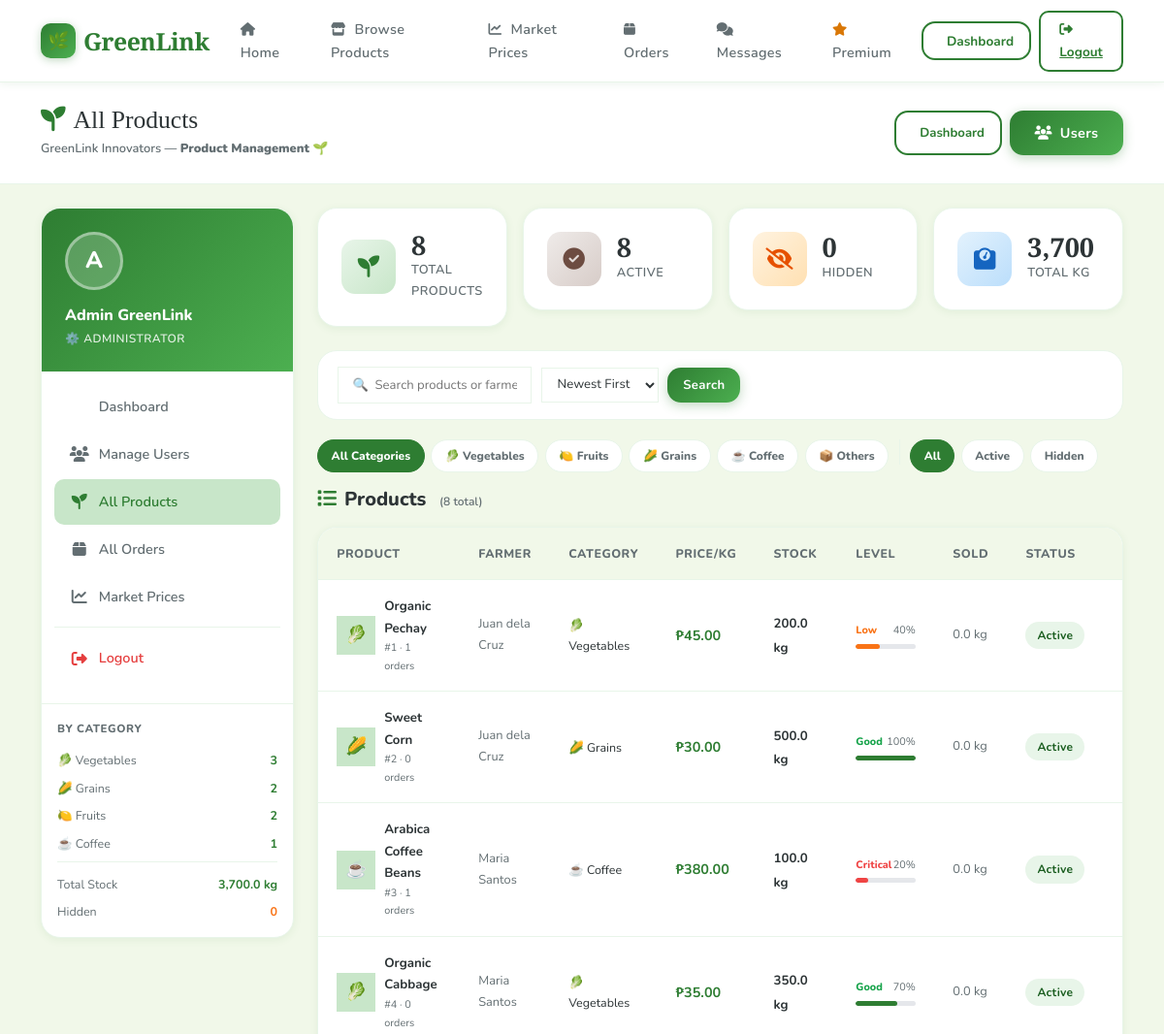
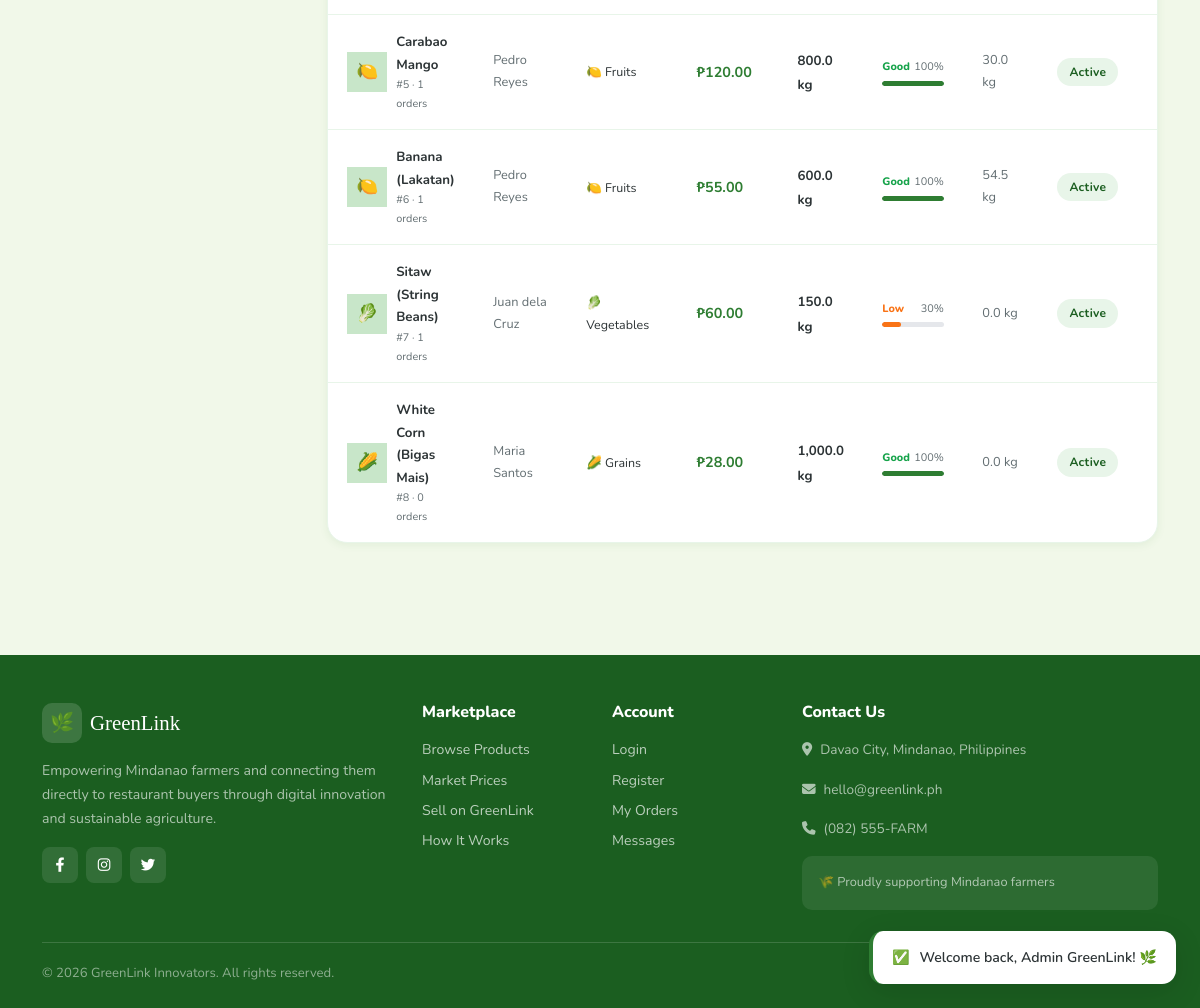
/admin/products.php (signed in), run on the app's committed database (2 pictures, top to bottom).
### tables this page shows
CREATE TABLE IF NOT EXISTS users (
    id INT AUTO_INCREMENT PRIMARY KEY,
    name VARCHAR(100) NOT NULL,
    email VARCHAR(150) UNIQUE NOT NULL,
    password VARCHAR(255) NOT NULL,
    role ENUM('farmer', 'buyer', 'admin') NOT NULL DEFAULT 'buyer',
    phone VARCHAR(20),
    location VARCHAR(150),
    profile_image VARCHAR(255) DEFAULT NULL,
    is_active TINYINT(1) DEFAULT 1,
    created_at TIMESTAMP DEFAULT CURRENT_TIMESTAMP,
    updated_at TIMESTAMP DEFAULT CURRENT_TIMESTAMP ON UPDATE CURRENT_TIMESTAMP
);

CREATE TABLE IF NOT EXISTS products (
    id INT AUTO_INCREMENT PRIMARY KEY,
    farmer_id INT NOT NULL,
    name VARCHAR(150) NOT NULL,
    description TEXT,
    category VARCHAR(80),
    price_per_kg DECIMAL(10,2) NOT NULL,
    stock_kg DECIMAL(10,2) NOT NULL,
    min_order_kg DECIMAL(10,2) DEFAULT 1.00,
    location VARCHAR(150),
    harvest_date DATE,
    image VARCHAR(255) DEFAULT NULL,
    is_organic TINYINT(1) DEFAULT 0,
    is_available TINYINT(1) DEFAULT 1,
    created_at TIMESTAMP DEFAULT CURRENT_TIMESTAMP,
    updated_at TIMESTAMP DEFAULT CURRENT_TIMESTAMP ON UPDATE CURRENT_TIMESTAMP,
    FOREIGN KEY (farmer_id) REFERENCES users(id) ON DELETE CASCADE
);

### config/database.php (called while the page is built, shortened)
<?php
function sanitize($input) {
    return htmlspecialchars(strip_tags(trim($input)), ENT_QUOTES, 'UTF-8');
}

### admin/products.php (the view, shortened to what this page needs)
<?php
require_once __DIR__ . '/../includes/header.php';
$pdo = getDBConnection();
$adminId = $_SESSION['user_id'];
$admin   = $pdo->prepare("SELECT * FROM users WHERE id = ?");
$admin->execute([$adminId]);
$admin   = $admin->fetch();
function userImgUrl(array $user): string|null {
    $photo = $user['profile_image'] ?? $user['profile_photo'] ?? null;
    if (empty($photo)) return null;
    $img = ltrim($photo, '/');
    return BASE_URL . '/' . htmlspecialchars($img) . '?v=' . time();
}
function productImgUrl(array $product): string|null {
    if (empty($product['image'])) return null;
    $img = ltrim($product['image'], '/');
    return BASE_URL . '/' . htmlspecialchars($img) . '?v=' . time();
}
$catFilter    = $_GET['category']     ?? 'all';
$availFilter  = $_GET['availability'] ?? 'all';
$searchFilter = trim($_GET['search']  ?? '');
$sortBy       = $_GET['sort']         ?? 'newest';
$page         = max(1, intval($_GET['page'] ?? 1));
$perPage      = 10;
$offset       = ($page - 1) * $perPage;
$where  = "WHERE 1=1";
$params = [];
$orderClause = match($sortBy) {
    'price_asc'  => 'p.price_per_kg ASC',
    'price_desc' => 'p.price_per_kg DESC',
    'stock_asc'  => 'p.stock_kg ASC',
    'stock_desc' => 'p.stock_kg DESC',
    'oldest'     => 'p.created_at ASC',
    default      => 'p.created_at DESC',
};
$countStmt = $pdo->prepare("SELECT COUNT(*) FROM products p JOIN users u ON p.farmer_id = u.id $where");
$countStmt->execute($params);
$totalCount = $countStmt->fetchColumn();
$stmt = $pdo->prepare("
    SELECT p.*, u.name as farmer_name,
           COALESCE((SELECT SUM(oi.quantity_kg) FROM order_items oi JOIN orders o ON oi.order_id=o.id WHERE oi.product_id=p.id AND o.status='completed'),0) as sold_kg,
           COALESCE((SELECT COUNT(DISTINCT o.id)  FROM order_items oi JOIN orders o ON oi.order_id=o.id WHERE oi.product_id=p.id),0) as order_count
    FROM products p
    JOIN users u ON p.farmer_id = u.id
    $where
    ORDER BY $orderClause
    LIMIT $perPage OFFSET $offset
");
$stmt->execute($params);
$products = $stmt->fetchAll();
$totalProducts     = $pdo->query("SELECT COUNT(*) FROM products")->fetchColumn();
$availableProducts = $pdo->query("SELECT COUNT(*) FROM products WHERE is_available=1")->fetchColumn();
$hiddenProducts    = $pdo->query("SELECT COUNT(*) FROM products WHERE is_available=0")->fetchColumn();
$totalStockKg      = $pdo->query("SELECT COALESCE(SUM(stock_kg),0) FROM products")->fetchColumn();
$catCounts = $pdo->query("SELECT category, COUNT(*) as cnt FROM products GROUP BY category ORDER BY cnt DESC")->fetchAll();
$catEmoji     = ['Vegetables'=>'🥬','Fruits'=>'🍋','Grains'=>'🌽','Coffee'=>'☕','Others'=>'📦'];
$categories   = ['Vegetables','Fruits','Grains','Coffee','Others'];
?>
<div style="background:var(--bg);min-height:100vh;padding-bottom:3rem;">
    <div class="page-header">
        <div class="container">
            <div class="d-flex align-items-center justify-content-between">
                <div>
                    <h1><i class="fa-solid fa-seedling text-green me-2"></i>All Products</h1>
                    <div class="page-breadcrumb">GreenLink Innovators — <strong>Product Management</strong> 🌱</div>
                </div>
                <div class="d-flex gap-2">
                    <a href="dashboard.php" class="btn-outline-green" style="padding:.45rem 1rem;font-size:.82rem;"><i class="fa-solid fa-grid-2"></i> Dashboard</a>
                    <a href="users.php" class="btn-green"><i class="fa-solid fa-users"></i> Users</a>
                </div>
            </div>
        </div>
    </div>
    <div class="container">
        <div class="row g-4">
            <div class="col-lg-3">
                <div class="gl-sidebar">
                    <div class="gl-sidebar-header">
                        <?php $adminImgUrl = userImgUrl($admin); ?>
                        <?php if ($adminImgUrl): ?>
                            <img src="<?= $adminImgUrl ?>" style="width:48px;height:48px;border-radius:50%;object-fit:cover;border:2px solid white;" alt="Profile"
                                 onerror="this.style.display='none';this.nextElementSibling.style.display='flex';">
                            <div class="user-avatar" style="display:none;">A</div>
                        <?php else: ?>
                            <div class="user-avatar">A</div>
                        <?php endif; ?>
                        <div class="user-name"><?= htmlspecialchars($admin['name']) ?></div>
                        <div class="user-role">⚙️ Administrator</div>
                    </div>
                    <nav class="gl-sidebar-nav">
                        <a href="dashboard.php"><i class="fa-solid fa-grid-2"></i> Dashboard</a>
                        <a href="users.php"><i class="fa-solid fa-users"></i> Manage Users</a>
                        <a href="products.php" class="active"><i class="fa-solid fa-seedling"></i> All Products</a>
                        <a href="orders.php"><i class="fa-solid fa-box"></i> All Orders</a>
                        <a href="<?= BASE_URL ?>/admin/marketprices.php"><i class="fa-solid fa-chart-line"></i> Market Prices</a>
                        <div class="nav-divider"></div>
                        <a href="../auth/logout.php" style="color:#E53E3E;"><i class="fa-solid fa-right-from-bracket"></i> Logout</a>
                    </nav>
                    <div style="padding:1rem;border-top:1px solid var(--border);margin-top:.5rem;">
                        <div style="font-size:.72rem;font-weight:800;color:var(--text-muted);text-transform:uppercase;letter-spacing:.05em;margin-bottom:.75rem;">By Category</div>
                        <?php foreach ($catCounts as $cc): ?>
                        <div class="cat-sidebar-item">
                            <span><?= ($catEmoji[$cc['category']] ?? '📦') . ' ' . htmlspecialchars($cc['category']) ?></span>
                            <strong><?= $cc['cnt'] ?></strong>
                        </div>
                        <?php endforeach; ?>
                        <div style="border-top:1px solid var(--border);margin-top:.5rem;padding-top:.75rem;">
                            <div style="display:flex;justify-content:space-between;margin-bottom:.4rem;">
                                <span style="font-size:.78rem;color:var(--text-muted);">Total Stock</span>
                                <strong style="font-size:.78rem;color:var(--primary);"><?= number_format($totalStockKg, 1) ?> kg</strong>
                            </div>
                            <div style="display:flex;justify-content:space-between;">
                                <span style="font-size:.78rem;color:var(--text-muted);">Hidden</span>
                                <strong style="font-size:.78rem;color:#f97316;"><?= $hiddenProducts ?></strong>
                            </div>
                        </div>
                    </div>
                </div>
            </div>
            <div class="col-lg-9">
                <div class="row g-3 mb-4">
                    <div class="col-sm-6 col-lg-3 fade-up fade-up-1">
                        <div class="stat-card">
                            <div class="stat-icon green"><i class="fa-solid fa-seedling"></i></div>
                            <div><div class="stat-value"><?= $totalProducts ?></div><div class="stat-label">Total Products</div></div>
                        </div>
                    </div>
                    <div class="col-sm-6 col-lg-3 fade-up fade-up-2">
                        <div class="stat-card">
                            <div class="stat-icon earth"><i class="fa-solid fa-circle-check"></i></div>
                            <div><div class="stat-value"><?= $availableProducts ?></div><div class="stat-label">Active</div></div>
                        </div>
                    </div>
                    <div class="col-sm-6 col-lg-3 fade-up fade-up-3">
                        <div class="stat-card">
                            <div class="stat-icon orange"><i class="fa-solid fa-eye-slash"></i></div>
                            <div><div class="stat-value"><?= $hiddenProducts ?></div><div class="stat-label">Hidden</div></div>
                        </div>
                    </div>
                    <div class="col-sm-6 col-lg-3 fade-up fade-up-4">
                        <div class="stat-card">
                            <div class="stat-icon blue"><i class="fa-solid fa-weight-scale"></i></div>
                            <div><div class="stat-value"><?= number_format($totalStockKg, 0) ?></div><div class="stat-label">Total kg</div></div>
                        </div>
                    </div>
                </div>
                <div class="filter-bar">
                    <form method="GET" style="display:flex;gap:.6rem;align-items:center;flex-wrap:wrap;flex:1;">
                        <input type="text" name="search" placeholder="🔍  Search products or farmers…" value="<?= htmlspecialchars($searchFilter) ?>">
                        <select name="sort" onchange="this.form.submit()">
                            <option value="newest"     <?= $sortBy==='newest'    ?'selected':'' ?>>Newest First</option>
                        </select>
                        <button type="submit" class="btn-green" style="padding:.42rem 1rem;font-size:.82rem;">Search</button>
                    </form>
                </div>
                <div style="display:flex;gap:.4rem;flex-wrap:wrap;margin-bottom:1rem;">
                    <a href="?category=all&availability=<?= $availFilter ?>&search=<?= urlencode($searchFilter) ?>&sort=<?= $sortBy ?>"
                       class="filter-pill <?= $catFilter==='all'?'active':'' ?>">All Categories</a>
                    <?php foreach ($categories as $cat): ?>
                    <a href="?category=<?= urlencode($cat) ?>&availability=<?= $availFilter ?>&search=<?= urlencode($searchFilter) ?>&sort=<?= $sortBy ?>"
                       class="filter-pill <?= $catFilter===$cat?'active':'' ?>"><?= $catEmoji[$cat]??'📦' ?> <?= $cat ?></a>
                    <?php endforeach; ?>
                    <a href="?availability=all&category=<?= $catFilter ?>&search=<?= urlencode($searchFilter) ?>&sort=<?= $sortBy ?>"
                       class="filter-pill <?= $availFilter==='all'?'active':'' ?>">All</a>
                    <a href="?availability=active&category=<?= $catFilter ?>&search=<?= urlencode($searchFilter) ?>&sort=<?= $sortBy ?>"
                       class="filter-pill <?= $availFilter==='active'?'active':'' ?>">Active</a>
                    <a href="?availability=hidden&category=<?= $catFilter ?>&search=<?= urlencode($searchFilter) ?>&sort=<?= $sortBy ?>"
                       class="filter-pill <?= $availFilter==='hidden'?'active':'' ?>">Hidden</a>
                </div>
                <div class="d-flex justify-content-between align-items-center mb-3">
                    <h5 style="font-weight:800;margin:0;"><i class="fa-solid fa-list text-green me-2"></i>Products
                        <span style="font-size:.75rem;color:var(--text-muted);font-weight:600;margin-left:.5rem;">(<?= $totalCount ?> total)</span>
                    </h5>
                </div>
                <div class="gl-table">
                    <table>
                        <thead>
                            <tr>
                                <th>Product</th>
                                <th>Farmer</th>
                                <th>Category</th>
                                <th>Price/kg</th>
                                <th>Stock</th>
                                <th>Level</th>
                                <th>Sold</th>
                                <th>Status</th>
                                <th>Actions</th>
                            </tr>
                        </thead>
                        <tbody>
                        <?php foreach ($products as $p):
                            $pct = min(100, ($p['stock_kg'] / 500) * 100);
                            $cls = $pct > 50 ? 'stk-good' : ($pct > 20 ? 'stk-low' : 'stk-crit');
                            $lbl = $pct > 50 ? 'Good' : ($pct > 20 ? 'Low' : 'Critical');
                            $lcol= $pct > 50 ? '#16a34a' : ($pct > 20 ? '#f97316' : '#ef4444');
                        ?>
                        <tr>
                            <td>
                                <div style="display:flex;align-items:center;gap:9px;">
                                    <?php $pImgUrl = productImgUrl($p); ?>
                                    <?php if ($pImgUrl): ?>
                                        <img src="<?= $pImgUrl ?>" class="product-img" alt=""
                                             onerror="this.style.display='none';this.nextElementSibling.style.display='flex';">
                                        <div class="product-img" style="display:none;"><?= $catEmoji[$p['category']] ?? '📦' ?></div>
                                    <?php else: ?>
                                        <div class="product-img"><?= $catEmoji[$p['category']] ?? '📦' ?></div>
                                    <?php endif; ?>
                                    <div>
                                        <div style="font-weight:700;font-size:.83rem;"><?= sanitize($p['name']) ?></div>
                                        <div style="font-size:.68rem;color:var(--text-muted);">#<?= $p['id'] ?> · <?= $p['order_count'] ?> orders</div>
                                    </div>
                                </div>
                            </td>
                            <td style="font-size:.8rem;color:var(--text-muted);"><?= sanitize($p['farmer_name']) ?></td>
                            <td style="font-size:.78rem;"><?= $catEmoji[$p['category']]??'📦' ?> <?= $p['category'] ?></td>
                            <td><strong style="color:var(--primary);">₱<?= number_format($p['price_per_kg'],2) ?></strong></td>
                            <td><strong style="font-size:.83rem;"><?= number_format($p['stock_kg'],1) ?> kg</strong></td>
                            <td style="min-width:100px;">
                                <div style="display:flex;justify-content:space-between;margin-bottom:3px;">
                                    <span style="font-size:.68rem;color:<?= $lcol ?>;font-weight:800;"><?= $lbl ?></span>
                                    <span style="font-size:.68rem;color:var(--text-muted);"><?= round($pct) ?>%</span>
                                </div>
                                <div class="stk-bar"><div class="stk-fill <?= $cls ?>" style="width:<?= $pct ?>%;"></div></div>
                            </td>
                            <td style="font-size:.8rem;color:var(--text-muted);"><?= number_format($p['sold_kg'],1) ?> kg</td>
                            <td>
                                <span class="status-badge <?= $p['is_available']?'status-completed':'status-cancelled' ?>">
                                    <?= $p['is_available']?'Active':'Hidden' ?>
                                </span>
                            </td>
                            <td>
                            </td>
                        </tr>
                        <?php endforeach; ?>
                        </tbody>
                    </table>
                </div>
            </div>
        </div>
    </div>
</div>
<?php require_once __DIR__ . '/../includes/footer.php'; ?>

### data on the page
users: name "Admin GreenLink"
products: category "🥬", name "Organic Pechay", id "1", order_count "1", farmer.name "Juan dela Cruz", category "Vegetables", price_per_kg "45.00", stock_kg "200.0", stock_kg "Low", stock_kg "40", sold_kg "0.0", is_available "Active"
products: category "🌽", name "Sweet Corn", id "2", order_count "0", farmer.name "Juan dela Cruz", category "Grains", price_per_kg "30.00", stock_kg "500.0", stock_kg "Good", stock_kg "100", sold_kg "0.0", is_available "Active"
products: category "☕", name "Arabica Coffee Beans", id "3", order_count "1", farmer.name "Maria Santos", category "Coffee", price_per_kg "380.00", stock_kg "100.0", stock_kg "Critical", stock_kg "20", sold_kg "0.0", is_available "Active"
products: category "🥬", name "Organic Cabbage", id "4", order_count "0", farmer.name "Maria Santos", category "Vegetables", price_per_kg "35.00", stock_kg "350.0", stock_kg "Good", stock_kg "70", sold_kg "0.0", is_available "Active"
products: category "🍋", name "Carabao Mango", id "5", order_count "1", farmer.name "Pedro Reyes", category "Fruits", price_per_kg "120.00", stock_kg "800.0", stock_kg "Good", stock_kg "100", sold_kg "30.0", is_available "Active"
products: category "🍋", name "Banana (Lakatan)", id "6", order_count "1", farmer.name "Pedro Reyes", category "Fruits", price_per_kg "55.00", stock_kg "600.0", stock_kg "Good", stock_kg "100", sold_kg "54.5", is_available "Active"
products: category "🥬", name "Sitaw (String Beans)", id "7", order_count "1", farmer.name "Juan dela Cruz", category "Vegetables", price_per_kg "60.00", stock_kg "150.0", stock_kg "Low", stock_kg "30", sold_kg "0.0", is_available "Active"
products: category "🌽", name "White Corn (Bigas Mais)", id "8", order_count "0", farmer.name "Maria Santos", category "Grains", price_per_kg "28.00", stock_kg "1,000.0", stock_kg "Good", stock_kg "100", sold_kg "0.0", is_available "Active"

### other printed values
$catEmoji[$cc['category']] "🥬"
$cc['category'] "Vegetables"
$cc['cnt'] "3"
$catEmoji[$cc['category']] "🌽"
$cc['category'] "Grains"
$cc['cnt'] "2"
$catEmoji[$cc['category']] "🍋"
$cc['category'] "Fruits"
$catEmoji[$cc['category']] "☕"
$cc['category'] "Coffee"
$cc['cnt'] "1"
$totalStockKg "3,700.0"
$hiddenProducts "0"
$totalProducts "8"
$availableProducts "8"
